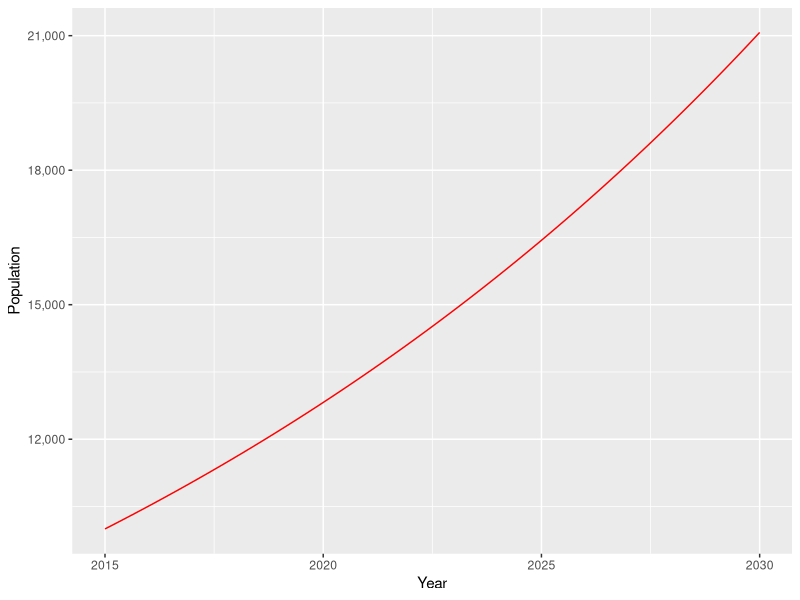
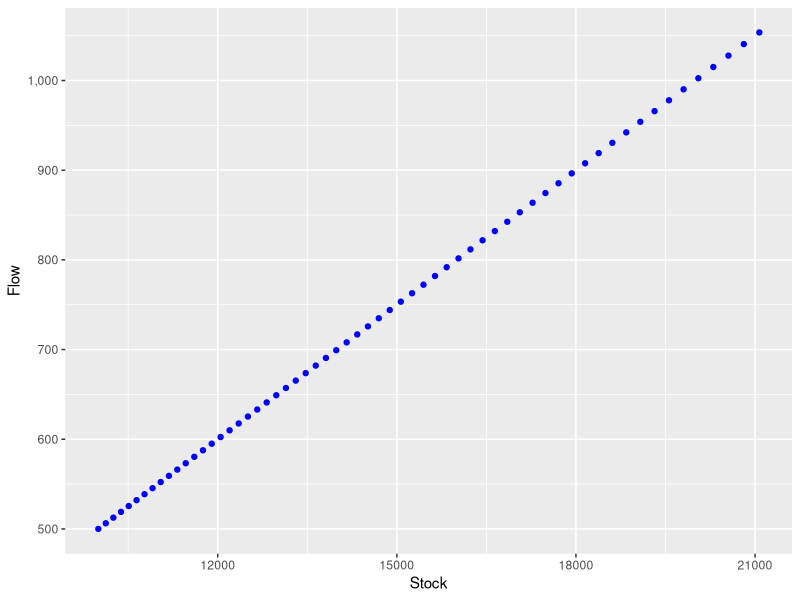

The R script that drew these images, in order:
# Implement the following model in R. 
# Assume an initial population of 100000 and a growth fraction of 0.07. 
# Plot the results, and a phase plot.


library(deSolve)
library(ggplot2)
library(scales)

# Setup simulation times and time step
START<-2015; FINISH<-2030; STEP<-0.25

# Create time vector
simtime <- seq(START, FINISH, by=STEP)

# Create stock and auxs
stocks  <- c(sPopulation=10000)
auxs    <- c(aGrowthFraction=0.05)


# Model function
model <- function(time, stocks, auxs){
  with(as.list(c(stocks, auxs)),{ 
    
    fPopulationAdded<-sPopulation*aGrowthFraction
  
    
    dP_dt <- fPopulationAdded
    
    return (list(c(dP_dt),
                 Additions=fPopulationAdded,GF=aGrowthFraction))   
  })
}


# Run simulation
o<-data.frame(ode(y=stocks, times=simtime, func = model, 
                  parms=auxs, method="euler"))

# Plots and output
p1<-ggplot()+
  geom_line(data=o,aes(time,o$sPopulation),color="red")+
  scale_y_continuous(labels = comma)+
  ylab("Population")+
  xlab("Year") +
  theme(legend.position="none")

# Phase plot... state of the system v derivative

p2<-ggplot()+
  geom_point(data=o,aes(o$sPopulation,o$Additions),color="blue")+
  scale_y_continuous(labels = comma)+
  ylab("Flow")+
  xlab("Stock") +
  theme(legend.position="none")
